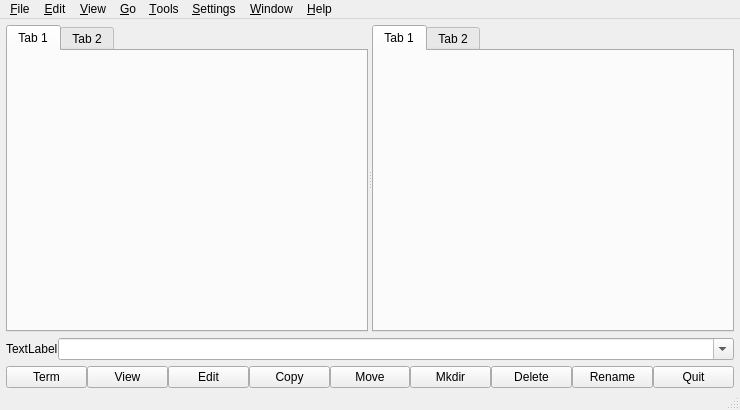
<?xml version="1.0" encoding="UTF-8"?>
<ui version="4.0">
 <class>NexsysWindow</class>
 <widget class="QMainWindow" name="NexsysWindow">
  <property name="geometry">
   <rect>
    <x>0</x>
    <y>0</y>
    <width>740</width>
    <height>410</height>
   </rect>
  </property>
  <property name="windowTitle">
   <string>NexsysWindow</string>
  </property>
  <widget class="QWidget" name="centralwidget">
   <layout class="QVBoxLayout" name="verticalLayout">
    <property name="spacing">
     <number>6</number>
    </property>
    <property name="leftMargin">
     <number>6</number>
    </property>
    <property name="topMargin">
     <number>6</number>
    </property>
    <property name="rightMargin">
     <number>6</number>
    </property>
    <property name="bottomMargin">
     <number>0</number>
    </property>
    <item>
     <widget class="QSplitter" name="ui_main_split">
      <property name="sizePolicy">
       <sizepolicy hsizetype="Expanding" vsizetype="Expanding">
        <horstretch>0</horstretch>
        <verstretch>0</verstretch>
       </sizepolicy>
      </property>
      <property name="orientation">
       <enum>Qt::Horizontal</enum>
      </property>
      <widget class="QTabWidget" name="ui_left_tab">
       <widget class="QWidget" name="tab_3">
        <attribute name="title">
         <string>Tab 1</string>
        </attribute>
       </widget>
       <widget class="QWidget" name="tab_4">
        <attribute name="title">
         <string>Tab 2</string>
        </attribute>
       </widget>
      </widget>
      <widget class="QTabWidget" name="ui_right_tab">
       <widget class="QWidget" name="tab">
        <attribute name="title">
         <string>Tab 1</string>
        </attribute>
       </widget>
       <widget class="QWidget" name="tab_2">
        <attribute name="title">
         <string>Tab 2</string>
        </attribute>
       </widget>
      </widget>
     </widget>
    </item>
    <item>
     <widget class="QWidget" name="ui_cmdline_widget" native="true">
      <layout class="QHBoxLayout" name="horizontalLayout">
       <property name="spacing">
        <number>0</number>
       </property>
       <property name="margin">
        <number>0</number>
       </property>
       <item>
        <widget class="QLabel" name="ui_cmdline_lbl">
         <property name="text">
          <string>TextLabel</string>
         </property>
        </widget>
       </item>
       <item>
        <widget class="QComboBox" name="ui_cmdline_combo">
         <property name="sizePolicy">
          <sizepolicy hsizetype="Expanding" vsizetype="Fixed">
           <horstretch>0</horstretch>
           <verstretch>0</verstretch>
          </sizepolicy>
         </property>
         <property name="editable">
          <bool>true</bool>
         </property>
        </widget>
       </item>
      </layout>
     </widget>
    </item>
    <item>
     <widget class="QWidget" name="ui_funcs_widget" native="true">
      <layout class="QHBoxLayout" name="horizontalLayout_2">
       <property name="spacing">
        <number>0</number>
       </property>
       <property name="margin">
        <number>0</number>
       </property>
       <item>
        <widget class="QPushButton" name="ui_functerm_btn">
         <property name="text">
          <string>Term</string>
         </property>
        </widget>
       </item>
       <item>
        <widget class="QPushButton" name="ui_funcview_btn">
         <property name="text">
          <string>View</string>
         </property>
        </widget>
       </item>
       <item>
        <widget class="QPushButton" name="ui_funcedit_btn">
         <property name="text">
          <string>Edit</string>
         </property>
        </widget>
       </item>
       <item>
        <widget class="QPushButton" name="ui_funccopy_btn">
         <property name="text">
          <string>Copy</string>
         </property>
        </widget>
       </item>
       <item>
        <widget class="QPushButton" name="ui_funcmove_btn">
         <property name="text">
          <string>Move</string>
         </property>
        </widget>
       </item>
       <item>
        <widget class="QPushButton" name="ui_funcdir_btn">
         <property name="text">
          <string>Mkdir</string>
         </property>
        </widget>
       </item>
       <item>
        <widget class="QPushButton" name="ui_funcdelete_btn">
         <property name="text">
          <string>Delete</string>
         </property>
        </widget>
       </item>
       <item>
        <widget class="QPushButton" name="ui_funcrename_btn">
         <property name="text">
          <string>Rename</string>
         </property>
        </widget>
       </item>
       <item>
        <widget class="QPushButton" name="ui_quit_btn">
         <property name="text">
          <string>Quit</string>
         </property>
        </widget>
       </item>
      </layout>
     </widget>
    </item>
   </layout>
  </widget>
  <widget class="QMenuBar" name="menubar">
   <property name="geometry">
    <rect>
     <x>0</x>
     <y>0</y>
     <width>740</width>
     <height>22</height>
    </rect>
   </property>
   <widget class="QMenu" name="ui_file_menu">
    <property name="title">
     <string>&amp;File</string>
    </property>
    <addaction name="ui_newfile_act"/>
    <addaction name="ui_newdir_act"/>
    <addaction name="ui_newlink_act"/>
    <addaction name="separator"/>
    <addaction name="ui_viewfile_act_2"/>
    <addaction name="ui_editfile_act"/>
    <addaction name="ui_copy_act"/>
    <addaction name="ui_move_act"/>
    <addaction name="separator"/>
    <addaction name="ui_quit_act"/>
   </widget>
   <widget class="QMenu" name="ui_edit_menu">
    <property name="title">
     <string>&amp;Edit</string>
    </property>
    <addaction name="ui_boardcut_act"/>
    <addaction name="ui_boardcopy_act"/>
    <addaction name="ui_boardpaste_act"/>
    <addaction name="ui_renamefile_act"/>
    <addaction name="ui_deletefile_act"/>
    <addaction name="separator"/>
    <addaction name="ui_selectall_act"/>
    <addaction name="ui_selectnone_act"/>
    <addaction name="ui_selectinvert_act"/>
    <addaction name="separator"/>
    <addaction name="ui_fileprops_act"/>
   </widget>
   <widget class="QMenu" name="ui_view_menu">
    <property name="title">
     <string>&amp;View</string>
    </property>
    <addaction name="ui_viewdetails_act"/>
    <addaction name="ui_viewbrief_act"/>
    <addaction name="separator"/>
    <addaction name="ui_viewhidden_act"/>
    <addaction name="separator"/>
    <addaction name="ui_viewrefresh_act"/>
   </widget>
   <widget class="QMenu" name="ui_go_menu">
    <property name="title">
     <string>&amp;Go</string>
    </property>
    <addaction name="ui_goback_act"/>
    <addaction name="ui_goforward_act"/>
    <addaction name="ui_goup_act"/>
    <addaction name="ui_goroot_act"/>
    <addaction name="ui_gohome_act"/>
   </widget>
   <widget class="QMenu" name="ui_tools_menu">
    <property name="title">
     <string>&amp;Tools</string>
    </property>
    <addaction name="ui_search_act"/>
    <addaction name="ui_filefind_act"/>
    <addaction name="separator"/>
    <addaction name="ui_terminal_act"/>
    <addaction name="ui_terminalhere_act"/>
   </widget>
   <widget class="QMenu" name="ui_settings_menu">
    <property name="title">
     <string>&amp;Settings</string>
    </property>
    <addaction name="ui_showfuncs_act"/>
    <addaction name="ui_showcmd_act"/>
    <addaction name="ui_showstatus_act"/>
    <addaction name="ui_showtools_act"/>
    <addaction name="separator"/>
    <addaction name="ui_configshortcuts_act"/>
    <addaction name="ui_configtools_act"/>
    <addaction name="ui_configapp_act"/>
   </widget>
   <widget class="QMenu" name="ui_window_menu">
    <property name="title">
     <string>&amp;Window</string>
    </property>
    <addaction name="ui_tabnew_act"/>
    <addaction name="ui_tabcopy_act"/>
    <addaction name="ui_tabclose_act"/>
    <addaction name="ui_tabnext_act"/>
    <addaction name="ui_tabprev_act"/>
    <addaction name="separator"/>
    <addaction name="ui_swappanels_act"/>
    <addaction name="ui_swapsides_act"/>
    <addaction name="ui_verticalmode_act"/>
   </widget>
   <widget class="QMenu" name="menu_Help">
    <property name="title">
     <string>&amp;Help</string>
    </property>
    <addaction name="ui_helpbook_act"/>
    <addaction name="ui_helpsdk_act"/>
    <addaction name="ui_helpabout_act"/>
   </widget>
   <addaction name="ui_file_menu"/>
   <addaction name="ui_edit_menu"/>
   <addaction name="ui_view_menu"/>
   <addaction name="ui_go_menu"/>
   <addaction name="ui_tools_menu"/>
   <addaction name="ui_settings_menu"/>
   <addaction name="ui_window_menu"/>
   <addaction name="menu_Help"/>
  </widget>
  <widget class="QStatusBar" name="ui_main_status"/>
  <action name="actionFoo">
   <property name="text">
    <string>Foo</string>
   </property>
  </action>
  <action name="ui_newfile_act">
   <property name="text">
    <string>&amp;New Text File...</string>
   </property>
  </action>
  <action name="ui_newdir_act">
   <property name="text">
    <string>New &amp;Directory...</string>
   </property>
  </action>
  <action name="ui_newlink_act">
   <property name="text">
    <string>New &amp;Link...</string>
   </property>
  </action>
  <action name="ui_viewfile_act_2">
   <property name="text">
    <string>&amp;View File</string>
   </property>
  </action>
  <action name="ui_editfile_act">
   <property name="text">
    <string>Edit &amp;File</string>
   </property>
  </action>
  <action name="ui_copy_act">
   <property name="text">
    <string>&amp;Copy</string>
   </property>
  </action>
  <action name="ui_move_act">
   <property name="text">
    <string>&amp;Move</string>
   </property>
  </action>
  <action name="ui_quit_act">
   <property name="text">
    <string>&amp;Quit</string>
   </property>
  </action>
  <action name="ui_boardcut_act">
   <property name="text">
    <string>&amp;Cut to Clipboard</string>
   </property>
  </action>
  <action name="ui_boardcopy_act">
   <property name="text">
    <string>&amp;Copy to Clipboard</string>
   </property>
  </action>
  <action name="ui_boardpaste_act">
   <property name="text">
    <string>&amp;Paste from Clipboard</string>
   </property>
  </action>
  <action name="ui_renamefile_act">
   <property name="text">
    <string>&amp;Rename</string>
   </property>
  </action>
  <action name="ui_deletefile_act">
   <property name="text">
    <string>&amp;Delete</string>
   </property>
  </action>
  <action name="ui_selectall_act">
   <property name="text">
    <string>&amp;Select All</string>
   </property>
  </action>
  <action name="ui_selectnone_act">
   <property name="text">
    <string>U&amp;nselect All</string>
   </property>
  </action>
  <action name="ui_selectinvert_act">
   <property name="text">
    <string>&amp;Invert Selection</string>
   </property>
  </action>
  <action name="ui_fileprops_act">
   <property name="text">
    <string>Properties</string>
   </property>
  </action>
  <action name="ui_viewdetails_act">
   <property name="checkable">
    <bool>true</bool>
   </property>
   <property name="checked">
    <bool>true</bool>
   </property>
   <property name="text">
    <string>&amp;Detailed View</string>
   </property>
  </action>
  <action name="ui_viewbrief_act">
   <property name="checkable">
    <bool>true</bool>
   </property>
   <property name="text">
    <string>&amp;Brief View</string>
   </property>
  </action>
  <action name="ui_viewhidden_act">
   <property name="checkable">
    <bool>true</bool>
   </property>
   <property name="text">
    <string>Show &amp;Hidden Files</string>
   </property>
  </action>
  <action name="ui_viewrefresh_act">
   <property name="text">
    <string>&amp;Refresh</string>
   </property>
  </action>
  <action name="ui_goback_act">
   <property name="text">
    <string>&amp;Back</string>
   </property>
  </action>
  <action name="ui_goforward_act">
   <property name="text">
    <string>&amp;Forward</string>
   </property>
  </action>
  <action name="ui_goup_act">
   <property name="text">
    <string>&amp;Up</string>
   </property>
  </action>
  <action name="ui_goroot_act">
   <property name="text">
    <string>&amp;Root</string>
   </property>
  </action>
  <action name="ui_gohome_act">
   <property name="text">
    <string>&amp;Home</string>
   </property>
  </action>
  <action name="ui_search_act">
   <property name="text">
    <string>&amp;Search</string>
   </property>
  </action>
  <action name="ui_filefind_act">
   <property name="text">
    <string>&amp;Find in Files</string>
   </property>
  </action>
  <action name="ui_terminal_act">
   <property name="text">
    <string>Start &amp;Terminal</string>
   </property>
  </action>
  <action name="ui_terminalhere_act">
   <property name="text">
    <string>Start Terminal &amp;Here</string>
   </property>
  </action>
  <action name="ui_showfuncs_act">
   <property name="checkable">
    <bool>true</bool>
   </property>
   <property name="checked">
    <bool>true</bool>
   </property>
   <property name="text">
    <string>Show &amp;Function Buttons</string>
   </property>
  </action>
  <action name="ui_showcmd_act">
   <property name="checkable">
    <bool>true</bool>
   </property>
   <property name="checked">
    <bool>true</bool>
   </property>
   <property name="text">
    <string>Show &amp;Command Line</string>
   </property>
  </action>
  <action name="ui_showstatus_act">
   <property name="checkable">
    <bool>true</bool>
   </property>
   <property name="checked">
    <bool>true</bool>
   </property>
   <property name="text">
    <string>Show St&amp;atus Bar</string>
   </property>
  </action>
  <action name="ui_showtools_act">
   <property name="checkable">
    <bool>true</bool>
   </property>
   <property name="checked">
    <bool>true</bool>
   </property>
   <property name="text">
    <string>Show Tool &amp;Bar</string>
   </property>
  </action>
  <action name="ui_configshortcuts_act">
   <property name="text">
    <string>Configure &amp;Shortcuts</string>
   </property>
  </action>
  <action name="ui_configtools_act">
   <property name="text">
    <string>Configure &amp;Toolbar</string>
   </property>
  </action>
  <action name="ui_configapp_act">
   <property name="text">
    <string>Configure &amp;Nexsys</string>
   </property>
  </action>
  <action name="ui_tabnew_act">
   <property name="text">
    <string>&amp;New Tab</string>
   </property>
  </action>
  <action name="ui_tabcopy_act">
   <property name="text">
    <string>&amp;Duplicate Current Tab</string>
   </property>
  </action>
  <action name="ui_tabclose_act">
   <property name="text">
    <string>&amp;Close Current Tab</string>
   </property>
  </action>
  <action name="ui_tabnext_act">
   <property name="text">
    <string>N&amp;ext Tab</string>
   </property>
  </action>
  <action name="ui_tabprev_act">
   <property name="text">
    <string>P&amp;revious Tab</string>
   </property>
  </action>
  <action name="ui_swappanels_act">
   <property name="text">
    <string>Swap &amp;Panels</string>
   </property>
  </action>
  <action name="ui_swapsides_act">
   <property name="text">
    <string>Swap &amp;Sides</string>
   </property>
  </action>
  <action name="ui_verticalmode_act">
   <property name="checkable">
    <bool>true</bool>
   </property>
   <property name="text">
    <string>&amp;Vertical Mode</string>
   </property>
  </action>
  <action name="ui_helpbook_act">
   <property name="text">
    <string>Nexsys &amp;Handbook</string>
   </property>
  </action>
  <action name="ui_helpsdk_act">
   <property name="text">
    <string>Nexsys &amp;SDK</string>
   </property>
  </action>
  <action name="ui_helpabout_act">
   <property name="text">
    <string>&amp;About Nexsys</string>
   </property>
  </action>
 </widget>
 <resources/>
 <connections>
  <connection>
   <sender>ui_showcmd_act</sender>
   <signal>triggered(bool)</signal>
   <receiver>ui_cmdline_widget</receiver>
   <slot>setVisible(bool)</slot>
   <hints>
    <hint type="sourcelabel">
     <x>-1</x>
     <y>-1</y>
    </hint>
    <hint type="destinationlabel">
     <x>369</x>
     <y>337</y>
    </hint>
   </hints>
  </connection>
  <connection>
   <sender>ui_showfuncs_act</sender>
   <signal>triggered(bool)</signal>
   <receiver>ui_funcs_widget</receiver>
   <slot>setVisible(bool)</slot>
   <hints>
    <hint type="sourcelabel">
     <x>-1</x>
     <y>-1</y>
    </hint>
    <hint type="destinationlabel">
     <x>369</x>
     <y>372</y>
    </hint>
   </hints>
  </connection>
  <connection>
   <sender>ui_showstatus_act</sender>
   <signal>triggered(bool)</signal>
   <receiver>ui_main_status</receiver>
   <slot>setVisible(bool)</slot>
   <hints>
    <hint type="sourcelabel">
     <x>-1</x>
     <y>-1</y>
    </hint>
    <hint type="destinationlabel">
     <x>369</x>
     <y>399</y>
    </hint>
   </hints>
  </connection>
 </connections>
</ui>
